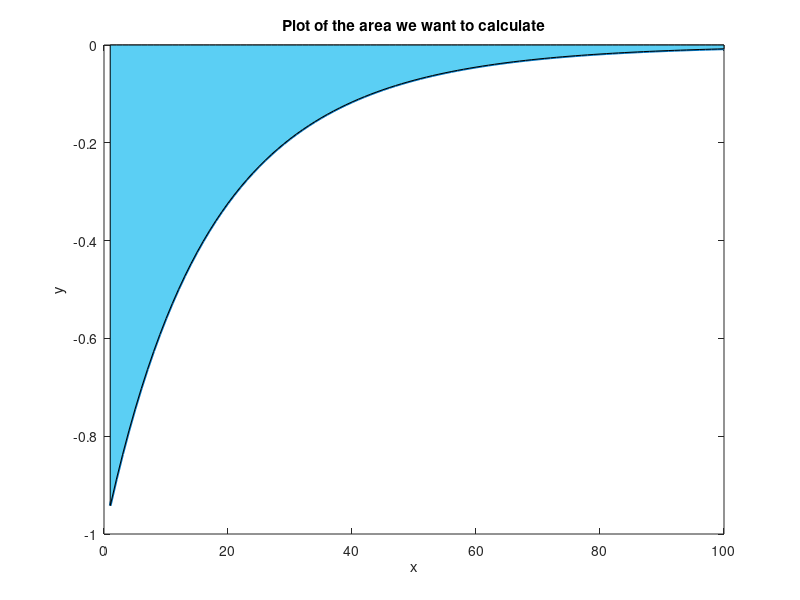

Write the MATLAB code that produced this figure. (Note: a time limit stopped this script after it produced the figure.)
% -------------------------------------------------------------------------
% Econ 714
% Homework 1 
% Fall 2021 
% Javier Tasso
% -------------------------------------------------------------------------
clearvars
clc 
cd 'C:\Users\Javier\Dropbox\Aplicaciones\Overleaf\Econ714-PS1'

% -------------------------------------------------------------------------
% Part 2
% -------------------------------------------------------------------------

% Set up parameter values
T = 100;
rho = 0.04;
lambda = 0.02;
n = [100, 1000, 10000, 100000];
integral_midpoint = zeros(length(n),1);
integral_midpoint_t = zeros(length(n),1);
integral_simpson = zeros(length(n),1);
integral_simpson_t = zeros(length(n),1);
integral_trapezoid = zeros(length(n),1);
integral_trapezoid_t = zeros(length(n),1);
integral_montecarlo_crude = zeros(length(n),1);
integral_montecarlo_crude_t = zeros(length(n),1);
integral_montecarlo_importance = zeros(length(n),1);
integral_montecarlo_importance_t = zeros(length(n),1);

% Define the function we want to integrate
F = @(x) exp(-rho*x)*(-exp(-(1-exp(-lambda*x))));

% Plot the function to see what is going on 
xx = 1:1:100;
f_values = zeros(100,1);

for ii = 1:100
    
    f_values(ii,1) = F(xx(ii));
    
end

figure(1)
plot(xx, f_values, 'linewidth', 2);
hold on
h = area(xx, f_values, 0);
set(h,'FaceColor',[91, 207, 244] / 255)
xlabel('x')
ylabel('y')
title('Plot of the area we want to calculate')
hold off

saveas(gcf,'econ714_homework1_question2_plot.png');

% Remove things 
close(figure(1)) 
clear f_plot f_values h ii xx

% This is the main loop that generates all the objects we need
for jj = 1:length(n)

    % Midpoint rule -----------------------------------------------------------

    tic

    % Set up the grid
    grid = linspace(0, T, n(jj));
    step_size = (T)/(n(jj)-1);

    % Generate a vector to store values of F
    f_values = zeros(n(jj)-1, 1); 

    % Store values of F 
    for ii = 1:(n(jj)-1)

        f_values(ii,1) = F((grid(1,ii)+grid(1,ii+1))/2);

    end

    % Calculate the integral
    integral_midpoint(jj) = step_size * sum(f_values); 

    % Clean things
    clear f_values grid ii step_size 
    integral_midpoint_t(jj) = toc; 

    % -------------------------------------------------------------------------

    % Trapezoid rule ----------------------------------------------------------

    tic

    % Set up parameters
    a = 0;
    b = T; 

    % Store values of f to sum 
    f_values = zeros(n(jj)-1, 1); 

    % Fill f_values
    for ii = 1:(n(jj)-1)

        f_values(ii,1) = F(a + ii * (b-a) / (n(jj)-1));

    end

    % Calculate the integral
    integral_trapezoid(jj) = (b-a) / n(jj) * (F(a)/2 + sum(f_values) + F(b)/2);

    % Clean things
    clear f_values ii a b 
    integral_trapezoid_t(jj) = toc; 

    % -------------------------------------------------------------------------

    % Simpson rule ------------------------------------------------------------

    tic

    % Set up parameters 
    a = 0;
    b = T;
    h = (b-a) / n(jj);

    % Store values of f to sum 
    f_values = zeros(n(jj)-1, 1); 

    % Fill f_values
    for ii = 1:(n(jj)-1)

        f_values(ii,1) = F(a + ii * h);

    end

    f_even = f_values(2:2:end);

    % Calculate the integral 
    integral_simpson(jj) = h/3 * (F(a) + 2 * sum(f_values) + 2 * sum(f_even) + F(b));

    % Remove things
    clear a b f_even f_values h ii 
    integral_simpson_t(jj) = toc; 

    % -------------------------------------------------------------------------

    % Monte carlo - Crude method ----------------------------------------------

    tic

    % Set up parameters
    a = 0;
    b = T;
    x_rand = (b-a) * rand(n(jj), 1);
    f_values = zeros(n(jj), 1);

    for ii = 1:n(jj)

        f_values(ii,1) = F(x_rand(ii));

    end

    % Calculate the integral
    integral_montecarlo_crude(jj) = ((b-a)/n(jj)) * sum(f_values);

    % Clean things
    clear f_values a b ii x_rand
    integral_montecarlo_crude_t(jj) = toc; 

    % -------------------------------------------------------------------------

    % Monte carlo - Importance sampling ---------------------------------------

    tic

    % Set up parameters
    a = 0;
    b = T;
    x_values = a:((b-a)/(n(jj)-1)):b;
    f_values_abs = zeros(n(jj),1); 

    for ii = 1:n(jj) 

        f_values_abs(ii,1) = abs(F(x_values(ii)));

    end

    % Generate the cdf
    total_sum = sum(f_values_abs); 
    cdf = cumsum(f_values_abs) / total_sum;

    % Clean some things
    clear total_sum f_values_abs x_values ii

    % Generate random numbers using the cdf and evaluate f/p
    random_numbers = rand(n(jj),1); 
    f_values = zeros(n(jj),1);

    for ii = 1:n(jj) 

        [~, index] = min(abs(cdf - random_numbers(ii,1)));
        element = index / n(jj) * (b-a); 

        if index == 1 

            f_values(ii,1) = F(element) / (cdf(index));

        else

            f_values(ii,1) = F(element) / (cdf(index)-cdf(index-1));

        end

    end

    % Calculate the integral 
    integral_montecarlo_importance(jj) = ((b-a)/(n(jj)^2)) * sum(f_values);

    % Remove things
    clear a b cdf index element f_values ii random_numbers 
    integral_montecarlo_importance_t(jj) = toc; 

    % -------------------------------------------------------------------------

end

% Clean
clear jj lambda rho T F 

% Create a matrix to export output 
format short 
values_l = [integral_midpoint, integral_midpoint_t, integral_trapezoid, integral_trapezoid_t, ...
    integral_simpson, integral_simpson_t, integral_montecarlo_crude, integral_montecarlo_crude_t, ...
    integral_montecarlo_importance, integral_montecarlo_importance_t]';
 
values = round(values_l, 4);

row_names = {'Midpoint'; 'Time (in seconds)'; 'Trapezoid'; 'Time (in seconds)'; 'Simpson'; ...
    'Time (in seconds)'; 'Montecarlo Crude'; 'Time (in seconds)'; 'Montecarlo Importance'; ...
    'Time (in seconds)'};
  
vv = [row_names, num2cell(values)];
vvv = cell2table(vv, 'VariableNames', {'Method', 'N100', 'N1000', 'N10000', 'N100000'});
 

% Export output 
writetable(vvv,'econ714_homework1_question2_output.csv')

% Clean 
clearvars

% -------------------------------------------------------------------------

% -------------------------------------------------------------------------
